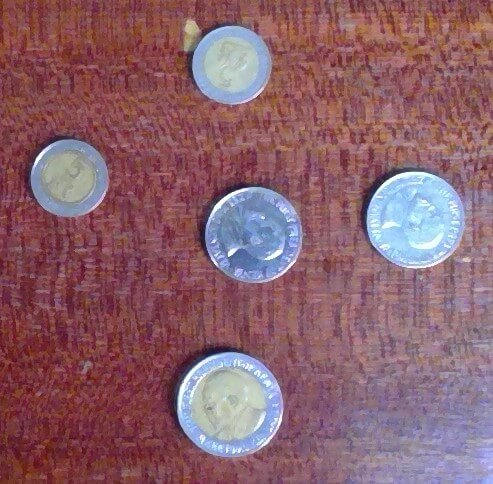
#> input picture coins/web-cam.jpg, 493 x 484 px
$ python counter.py
#> lines starting #> are read from the running program, lines starting #| are printed output that depends on the picture; after the words box and inside, x2 and y2 are one past the last pixel; in counts of white or black regions, pixels touching at a corner belong together; long printed decimals are rounded
import numpy as np
import cv2


def run_main():
    # load image
    img = cv2.imread('./coins/web-cam.jpg')
#> img is the input picture: shape (484, 493, 3); mean B, G, R 107.9, 97.4, 138.3
    # convert to grayscale
    gray = cv2.cvtColor(img, cv2.COLOR_BGR2GRAY)
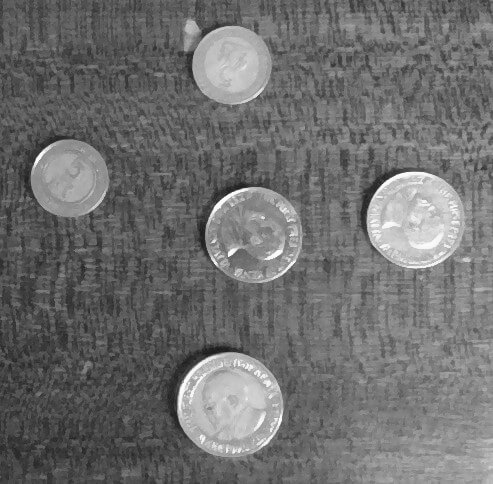
#> gray: shape (484, 493); min 21, max 255, mean 110.9
    # smoothens image to reduce amount of false circles detected
    gray_blur = cv2.GaussianBlur(gray, (15, 15), 0)
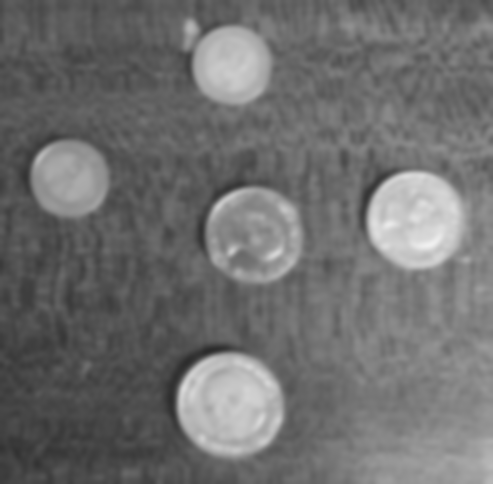
#> gray_blur: shape (484, 493); min 43, max 240, mean 110.9
    # the houghcircles function takes a grayscale image as input
    circles = cv2.HoughCircles(gray_blur, cv2.HOUGH_GRADIENT,
                               1, 160, param1=50, param2=30, minRadius=0, maxRadius=0)
#> circles = [[252.5, 234.5, 47.9], [415.5, 218.5, 48.8], [231.5, 64.5, 39], [229.5, 406.5, 53.6], [68.5, 178.5, 39.6]]
    circles = np.uint16(np.around(circles))
#> circles = [[252, 234, 48], [416, 218, 49], [232, 64, 39], [230, 406, 54], [68, 178, 40]]

    largestRadius = 0
    change = 0

    for i in circles[0, :]:
        if largestRadius < i[2]:
            largestRadius = i[2]
#> this loop made 5 passes
#> (i, largestRadius) on passes 1, 2, 4: ([252, 234, 48], 48), ([416, 218, 49], 49), ([230, 406, 54], 54)
#> after the loop, largestRadius = 54

    for i in circles[0, :]:
        # draw the outer circle-green
        cv2.circle(img, (i[0], i[1]), i[2], (0, 255, 0), 2)
        # draw the center of the circle-red
        cv2.circle(img, (i[0], i[1]), 2, (0, 0, 255), 3)

        radius = i[2]
        ratio = ((radius*radius) / (largestRadius*largestRadius))
        print(ratio)

        if(ratio > 0.89):
            change = change + 20
        elif((ratio >= 0.65) and (ratio <= 0.89)):
            change = change + 1
        elif(ratio <= 0.60):
            change = change + 5
#> this loop made 5 passes
#> (i, radius, ratio, change) on passes 1 to 5: ([252, 234, 48], 48, 0.79, 1), ([416, 218, 49], 49, 0.823, 2), ([232, 64, 39], 39, 0.522, 7), ([230, 406, 54], 54, 1, 27), ([68, 178, 40], 40, 0.549, 32)
#| 0.7901
#| 0.8234
#| 0.5216
#| 1.0
#| 0.5487
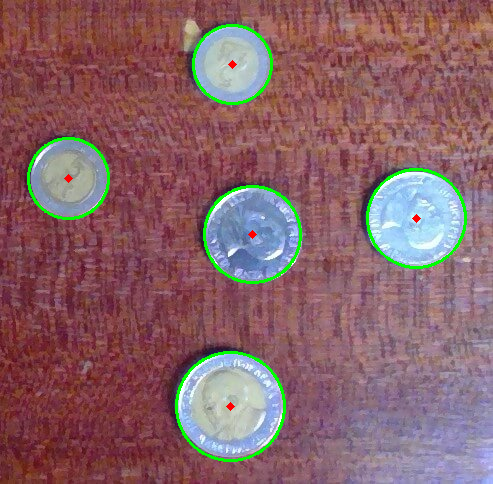
#> img: shape (484, 493, 3); 1.92% of pixels changed, all inside (x1, y1, x2, y2) = (27, 24, 467, 462)
#> after the loop, change = 32

    print(change)
#| 32

    # displays the window
    font = cv2.FONT_HERSHEY_SIMPLEX
#> font = 0
    text = "Total value: " + str("%.2f" % round(change, 2)) + " shillings"
#> text = 'Total value: 32.00 shillings'
    cv2.putText(img, text, (0, 400), font, 0.5, (0, 0, 0), 2, cv2.LINE_AA)
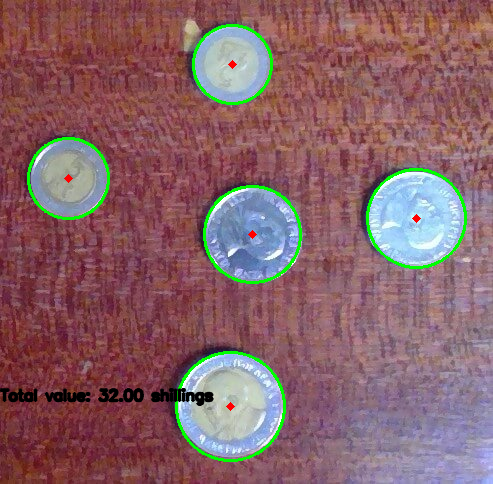
#> img: shape (484, 493, 3); 0.97% of pixels changed, all inside (x1, y1, x2, y2) = (0, 387, 214, 407)
    cv2.imshow('Detected coins', img)
    cv2.waitKey()


if __name__ == "__main__":
    run_main()
